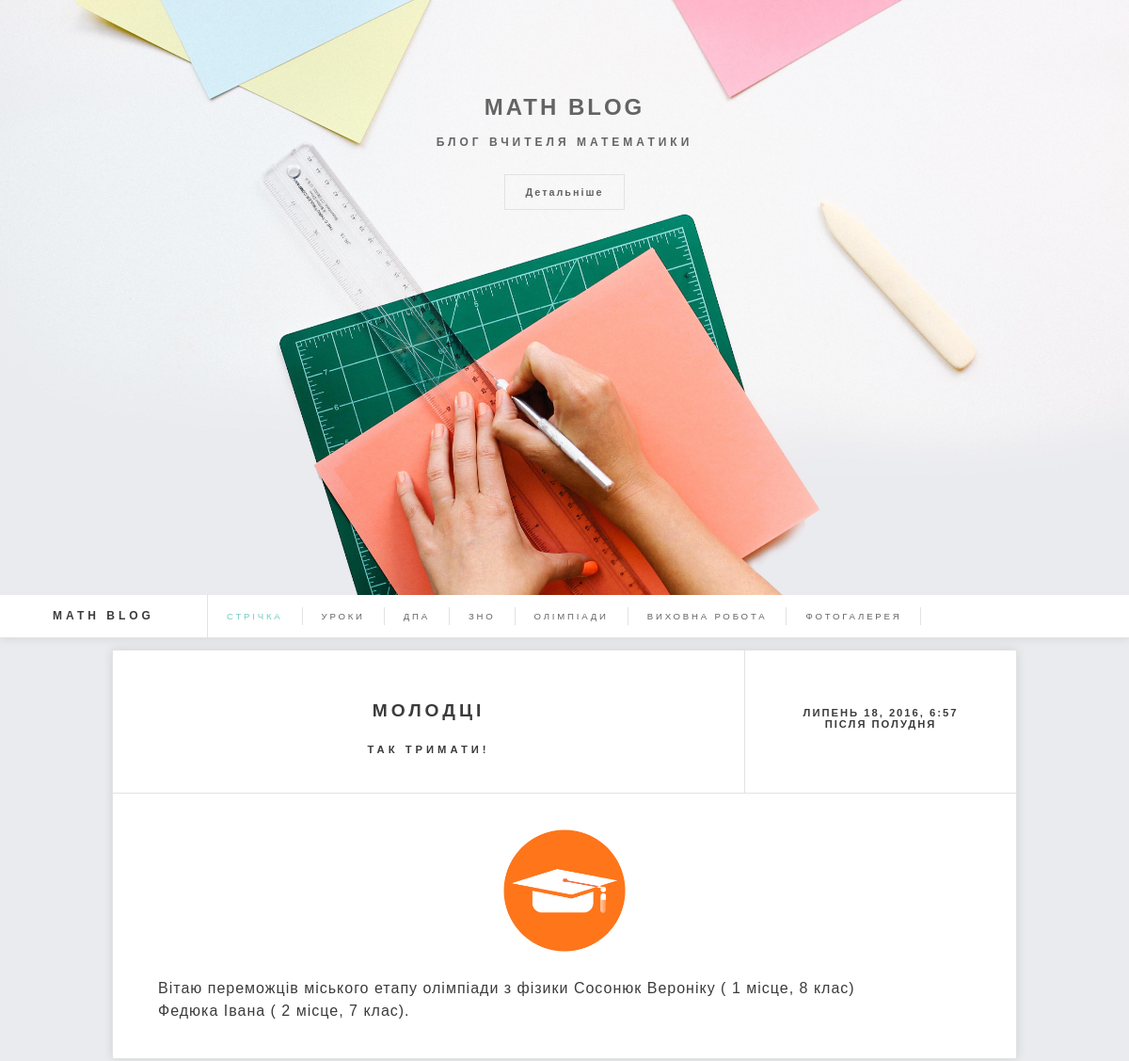
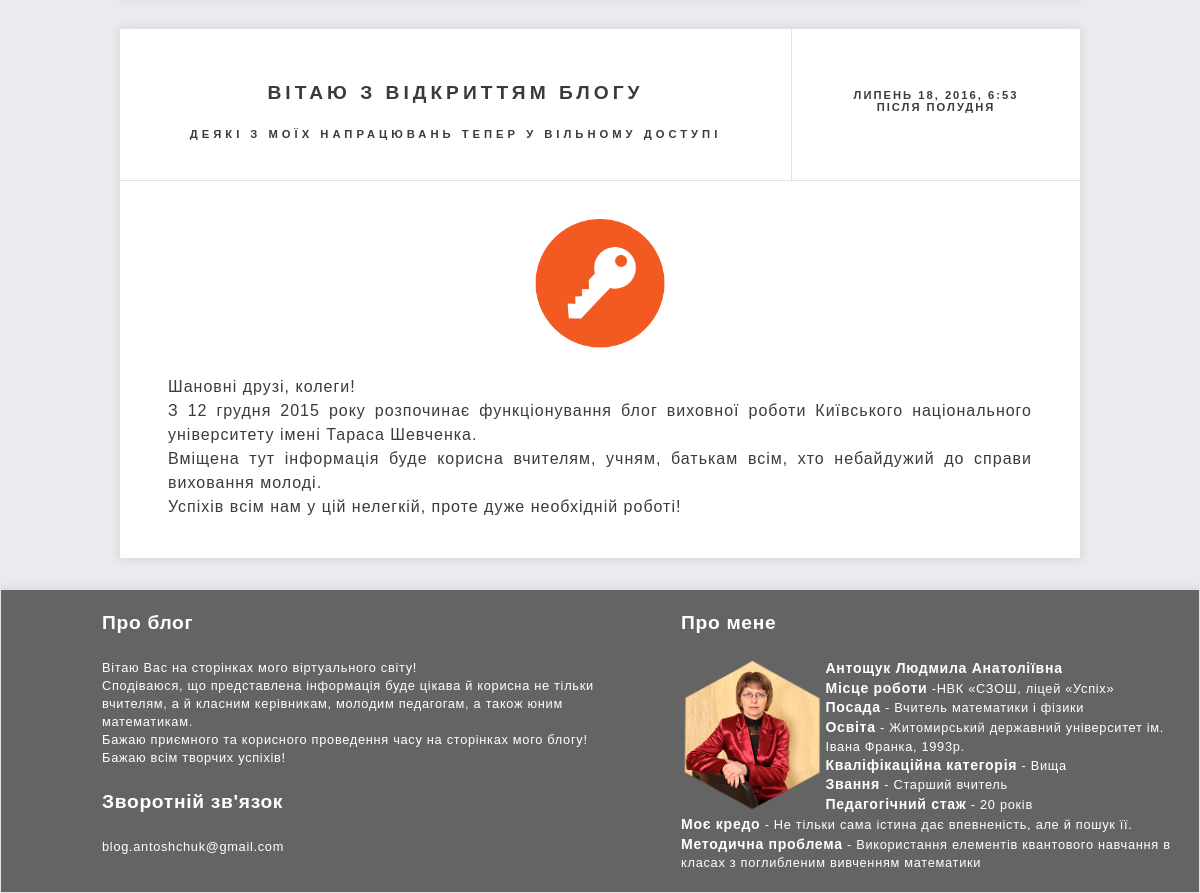
The page / on the database its author committed (2 pictures, top to bottom).
### feed/models.py (models this page shows, shortened)
class Post(models.Model):
    title = models.CharField(max_length=50)
    subtitle = models.CharField(max_length=200)
    icon = models.ImageField(upload_to='images/feed_icons')
    text = models.TextField()
    published_date = models.DateTimeField(
            blank=True, null=True)

### feed/views.py (the view)
# urls.py: url(r'^$', views.post_list, name='post_list'),
def post_list(request):
	posts = Post.objects.filter(published_date__lte=timezone.now()).order_by('published_date').reverse()
	return render(request, 'feed/index.html', {'posts' : posts})

### feed/templates/feed/index.html (shortened to what this page needs)
<!DOCTYPE html>
{% load staticfiles %}
<html>
	<head>
		<link rel="stylesheet" href="{% static 'css/normalize.css' %}">
		<link rel="stylesheet" href="{% static 'css/style.css' %}">
	</head>
	<body>
	<header>
		<div>
			<div class="intro">
				<div class='intro-title'>
					<h1>MATH BLOG</h1>
					<h3>блог вчителя математики</h3>
				</div>
				<div class='call-to-action'>
					<a href="#content" class='btn'>Детальніше</a>
				</div>
			</div>
		</div>
		<nav id="index-nav">
			<div class>
				<div id="logo">
					<a href="{% url 'feed.views.post_list' %}">MATH BLOG</a>
				</div>
					<div class="navigation-links">
						<ul>
							<div>
								<li><a href="{% url 'feed.views.post_list' %}" id="news">Стрічка</a></li>
								<li><a href="{% url 'lessons.views.lessons' %}">УРОКИ</a></li>
								<li><a href="{% url 'dpa.views.dpa' %}">ДПА</a></li>
								<li><a href="{% url 'zno.views.zno' %}">ЗНО</a></li>
								<li><a href="{% url 'competition.views.competition' %}">ОЛІМПІАДИ</a></li>
								<li><a href="{% url 'educational_activities.views.educational_activities' %}">ВИХОВНА РОБОТА</a></li>
								<li><a href="{% url 'gallery.views.gallery' %}">ФОТОГАЛЕРЕЯ</a></li>
							</div>
						</ul>
					</div>
			</div>
		</nav>
	</header>
	<main class='main'>
	{% for post in posts %}
		<div class="content-news">
			<div class="content-head">
				<div class="news-head"><h1>{{ post.title }}</h1><br> <h3>{{ post.subtitle }}</h3></div>
				<div class="news-date"><p> {{ post.published_date }}</p></div>
			</div>
			<div class="news-text">
				<p><img src="{{ post.icon.url }}"><br>{{ post.text|linebreaks }}</p>
			</div>
		</div>
	{% endfor %}
	</main>
	<footer>
		<div>
			<h4>Про блог</h4><br>
			<p>	Вітаю Вас на сторінках мого віртуального світу!
				<br>Сподіваюся, що представлена інформація буде цікава й корисна не тільки вчителям, а й класним керівникам, молодим педагогам, а також юним математикам.
				<br>Бажаю приємного та корисного проведення часу на сторінках мого блогу!
				<br>Бажаю всім творчих успіхів!
			</p><br>
			<h4>Зворотній зв'язок</h4><br>
			<p>blog.antoshchuk@gmail.com</p>
		</div>
		<div class="about-me">
			<h4>Про мене</h4><br>
			<p><img src="{% static 'images/my-foto.png' %}"><b>Антощук Людмила Анатоліївна </b></p>
								<p><b>Місце роботи</b> -НВК «СЗОШ, ліцей «Успіх»</p>
								<p><b>Посада</b> - Вчитель математики і фізики</p>
								<p><b>Освіта</b> - Житомирський державний університет ім. Івана Франка, 1993р.</p>
								<p><b>Кваліфікаційна категорія</b> - Вища</p>
								<p><b>Звання</b> - Старший вчитель</p>
								<p><b>Педагогічний стаж</b> - 20 років</p>
								<p><b>Моє кредо</b> - Не тільки сама істина дає впевненість, але й пошук її.</p>
								<p><b>Методична проблема</b> - Використання елементів квантового навчання в класах з поглибленим вивченням математики</p>
		</div>
	</footer>
	</body>
</html>

### feed/static/css/style.css (style rules this page uses)
* { margin: 0; padding: 0; }
nav { position: fixed; top: 0px; left: 0px; right: 0px; z-index: 101; margin-bottom: 1%; font-size: 100%; border-bottom: 1px solid #e2e2e2; background-color: #ffffff; box-shadow: 0 0 10px rgba(0,0,0,0.1); overflow: hidden; }
body { width: 100%; height: 100%; min-height: 1000px; max-height: 4000px; background-color: #eaebef; font-family: Raleway, Helvetica, sans-serif; }
ul li { list-style-type: none; float: left; }
a { text-decoration: none; }
.btn { padding: 1vw 1.8vw; font-size: 0.9vw; font-weight: bolt; letter-spacing: 2px; border: 1px solid #e2e2e2; color: #646464; font-weight: bold; }
#logo { float: left; width: 15%; min-height: 30px; padding: 15px 20px 0px 20px; font-size: 1vw; text-align: center; font-weight: bold; color: #3c3b3b; letter-spacing: 4px; border-right: 1px solid #e2e2e2; text-transform: uppercase; }
#logo a { color: #3c3b3b; }
.navigation-links div { padding-top: 1%; }
.navigation-links ul a { padding: 4px 20px; color: #646464; font-size: 0.8vw; text-align: center; letter-spacing: 2.8px; text-transform: uppercase; border-right: 1px solid #e2e2e2; width: 25%; vertical-align: baseline; }
#news, #lessons, #dpa, #zno, #competition, #educational_activities, #gallery { color: #75cbc2; }
#index-nav { all: unset; display: block; left: 0px; right: 0px; margin-bottom: 1%; font-size: 100%; border-bottom: 1px solid #e2e2e2; background-color: #ffffff; box-shadow: 0 0 10px rgba(0,0,0,0.1); overflow: hidden; }
.intro { position: relative; z-index:2; background-image: url(../images/desk-office-pen-ruler.jpg); background-size: 100% ; background-repeat: no-repeat center center; width: 100%; padding-bottom: 35%; margin-bottom: 0%; overflow: hidden; }
.intro-title { padding-top: 7%; margin:auto; text-align: center; color: #3c3b3b; }
.intro-title h1 { font-size: 2vw; color: #646464; letter-spacing: 3px; text-transform: uppercase; }
.intro-title h3 { font-size: 1vw; color: #646464; letter-spacing: 4px; text-transform: uppercase; }
.call-to-action { padding-top: 3%; width: 20%; margin:auto; text-align: center; }
.content-news { margin: auto; width: 80%; border: 1px solid #e2e2e2; background-color: #fff; box-shadow: 0 0 10px rgba(0,0,0,0.1); overflow: hidden; margin-bottom: 30px; }
.content-head { min-height: 45px; border-bottom: 1px solid #e2e2e2; overflow: hidden; }
.news-head { width: 70%; float: left; box-sizing: border-box; padding: 40px; font-size: 60%; text-align: center; font-weight: bold; color: #3c3b3b; letter-spacing: 4px; text-transform: uppercase; border-right: 1px solid #e2e2e2; }
.news-date { width: 30%; float: left; box-sizing: border-box; padding: 60px 50px; font-size: 70%; text-align: center; font-weight: bold; color: #3c3b3b; letter-spacing: 2px; text-transform: uppercase; }
.news-text { padding: 4% 5%; font-size: 100%; text-align: justify; color: #3c3b3b; line-height: 1.5; letter-spacing: 0.3px; clear: both; letter-spacing: 1px; }
.news-text img { width: 15%; padding-left: 42.5%; padding-bottom: 20px; }
footer { clear: both; color: #fff; border: 1px solid #e2e2e2; background-color: #646464; box-shadow: 0 0 10px rgba(0,0,0,0.1); padding: 20px 20px; overflow: hidden; }
footer div { width: 50%; padding-left: 7%; box-sizing: border-box; float: left; line-height: 1.4; letter-spacing: 0.7px; }
footer h4 { font-size: 120%; }
footer p { font-size: 80%; }
footer b { font-size: 110%; }
.about-me img { width: 29%; float: left; }

### rows shown on the page
Post: title "МОЛОДЦІ", subtitle "ТАК ТРИМАТИ!", published_date "ЛИПЕНЬ 18, 2016, 6:57 ПІСЛЯ ПОЛУДНЯ", icon (picture), text "Вітаю переможців міського етапу олімпіади з фізики Сосонюк Вероніку ( 1 місце, 8 клас) Федюка Івана ( 2 місце, 7 клас)."
Post: title "ВІТАЮ З ВІДКРИТТЯМ БЛОГУ", subtitle "ДЕЯКІ З МОЇХ НАПРАЦЮВАНЬ ТЕПЕР У ВІЛЬНОМУ ДОСТУПІ", published_date "ЛИПЕНЬ 18, 2016, 6:53 ПІСЛЯ ПОЛУДНЯ", icon (picture), text "Шановні друзі, колеги! З 12 грудня 2015 року розпочинає функціонування блог виховної роботи Київського національного університету імені Тараса Шевченка. Вміщена тут інформація буде корисна вчителям, учням, батькам всім, хто небайдужий до справи виховання молоді. Успіхів всім нам у цій нелегкій, проте дуже необхідній роботі!"
